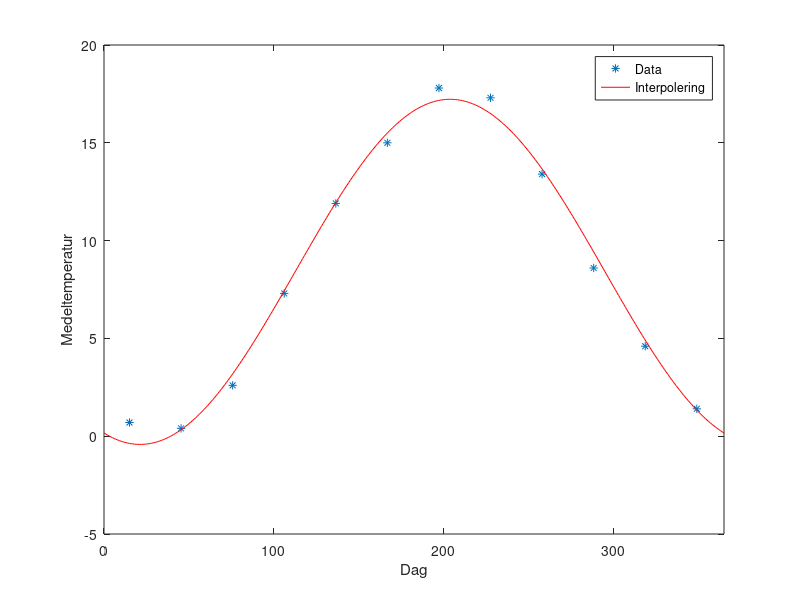

Source code (MATLAB):
function coef = getMeanTemp(display)
%coef = getMeanTemp(display)
%
%Calculates the least square interpolation of the average
%temperature for Gothenburg the last twenty years.
%T = a + b*cos(omega*t) + c*sin(omega*t)
%with omega so it equals 2*pi for t = the number of days in a year.


if(nargin == 0)
  display = 1;
end

%Temperature data for the months
T = [0.7, 0.4, 2.6, 7.3, 11.9, 15.0, 17.8, 17.3, 13.4, 8.6, 4.6,1.4]';

d = (365-31)*[0:11]/11+15; %Create 


%Generate the system of equations
A = [ones(12,1), cos(2*pi*d/365)', sin(2*pi*d/365)'];

coef = A\T; %Solve least squares

dnew = 0:365;

if(display == 1) %Display data
  figure(1)
  plot(d,T, '*')
  hold on
  plot(dnew, coef(1)+coef(2)*cos(2*pi*dnew/365)+coef(3)*sin(2*pi*dnew/365), ...
       'r')
  hold off

  xlabel('Dag')
  ylabel('Medeltemperatur')
  xlim([0, 365])
  legend('Data', 'Interpolering')
end